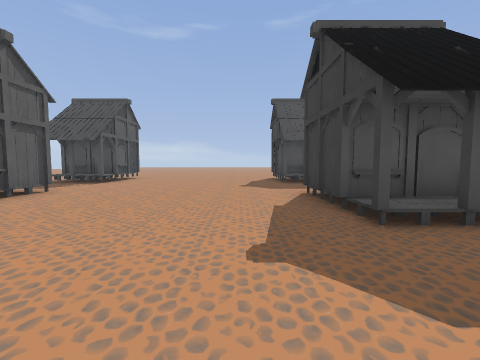
View 1 (above)

24 first-person views from a walk through a level from a Godot 3-D game. The camera is 1.4 m above the floor, tilts 4° down and sees 90° across. The floor is counted in squares, 2 m on a side. Each view is taken from the middle of a square. On the plan, view 1 faces up. The plan holds only what a view shows up to about 9 squares ahead; the rest is blank. The place goes on beyond the plan.

View 2
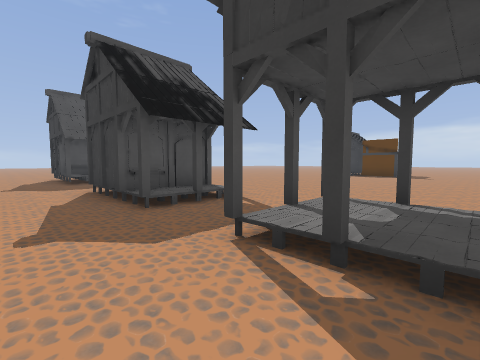

View 3
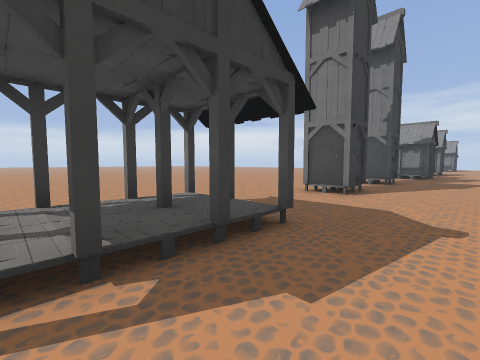

View 4
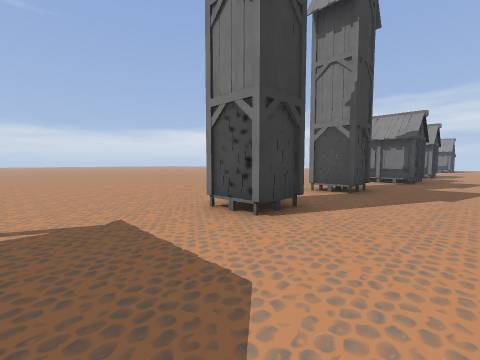

View 5
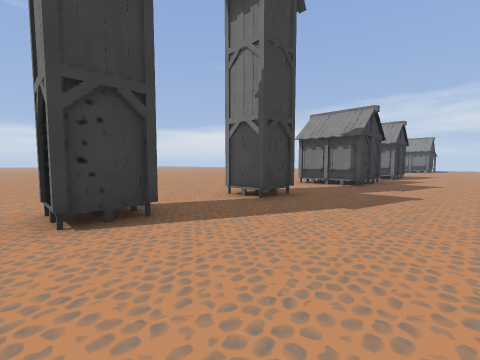

View 6
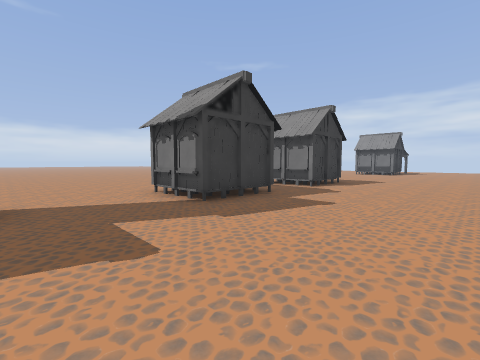

View 7
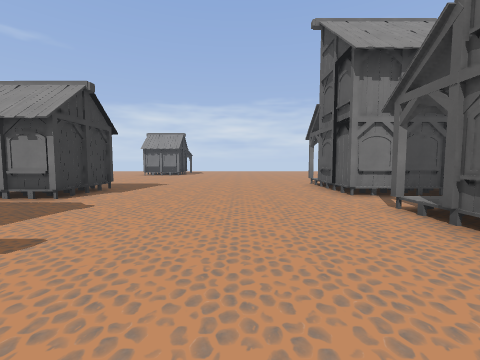

View 8
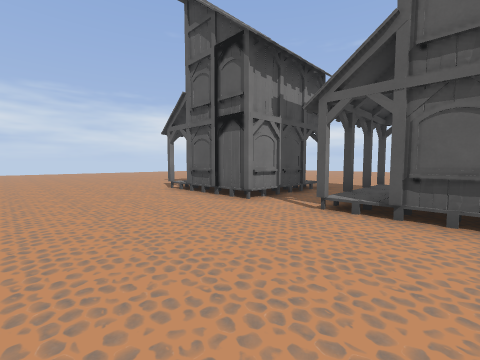

View 9
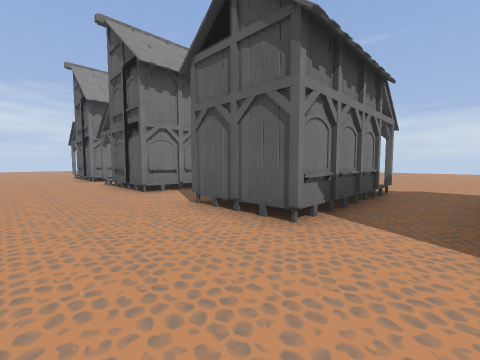

View 10
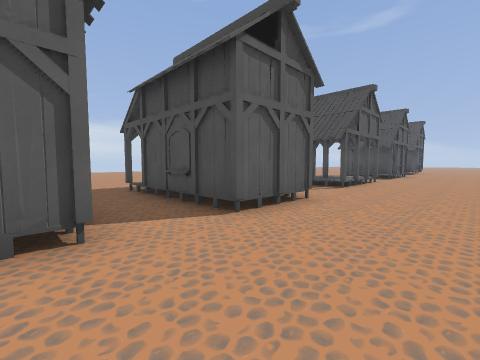

View 11
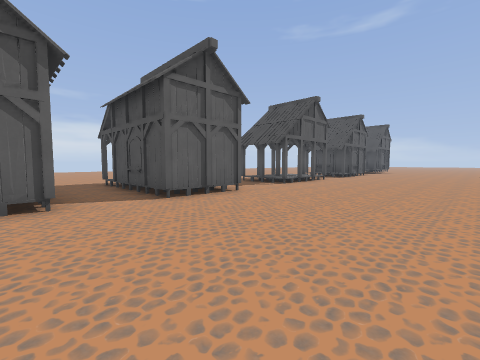

View 12
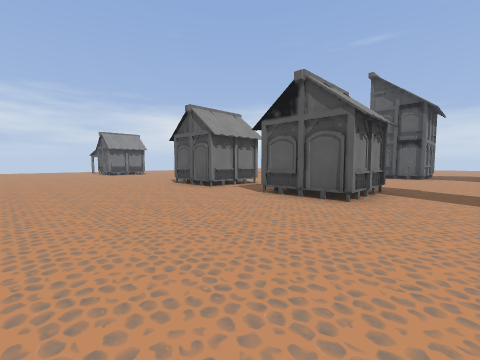

View 13
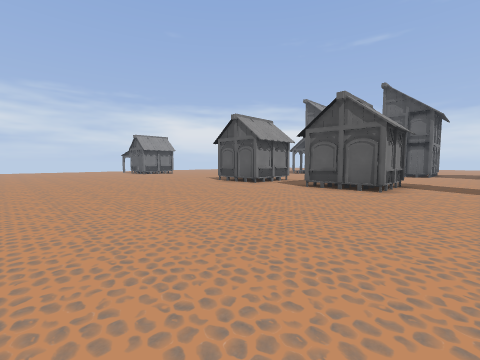

View 14
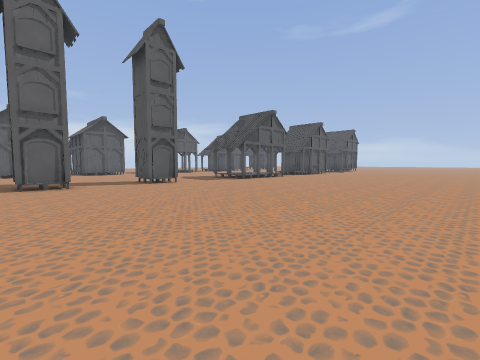

View 15
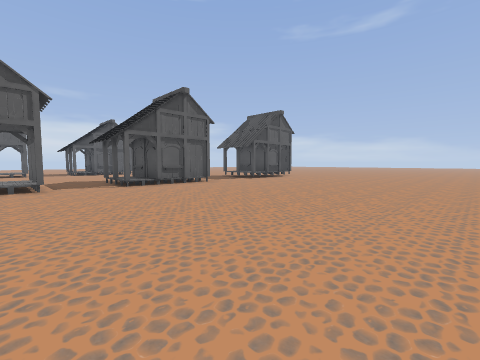

View 16
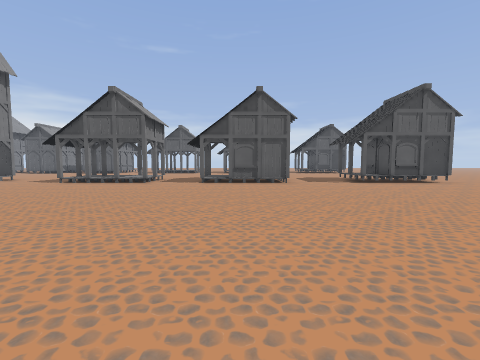

View 17
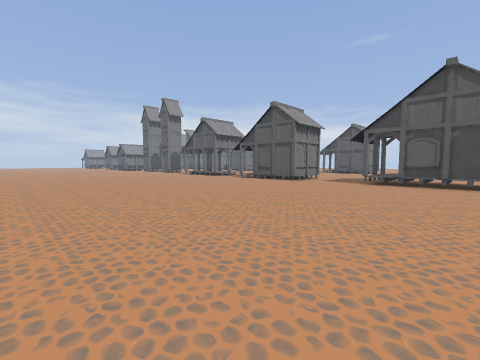

View 18
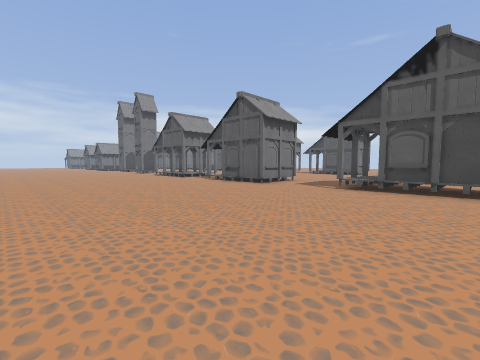

View 19
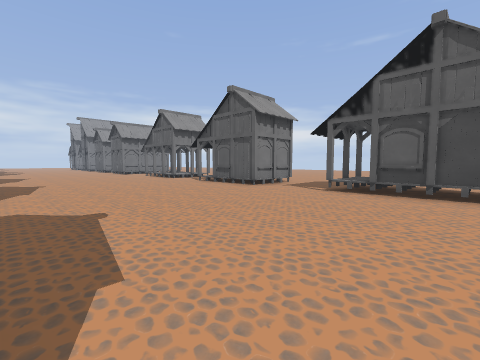

View 20
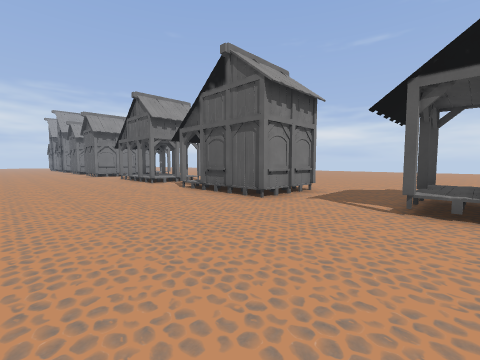

View 21
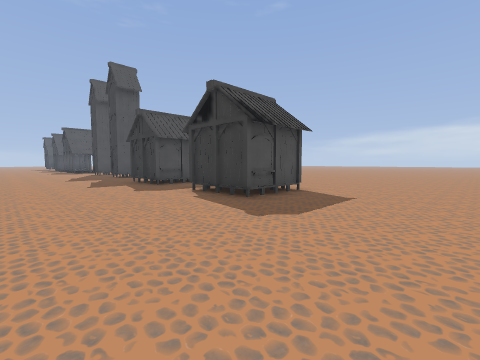

View 22
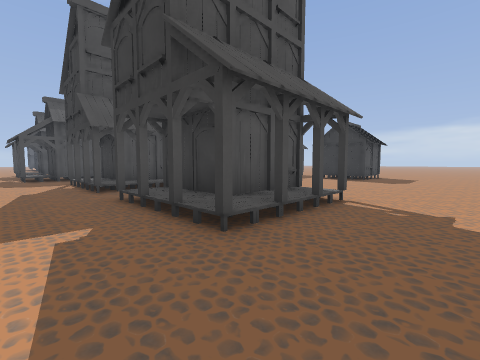

View 23
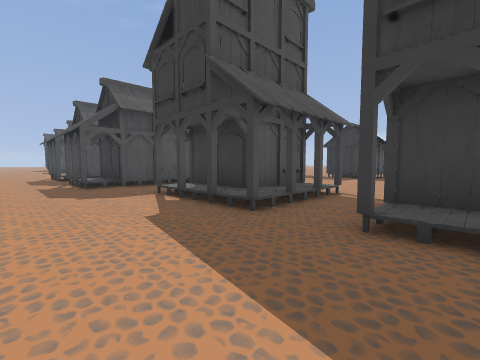

View 24
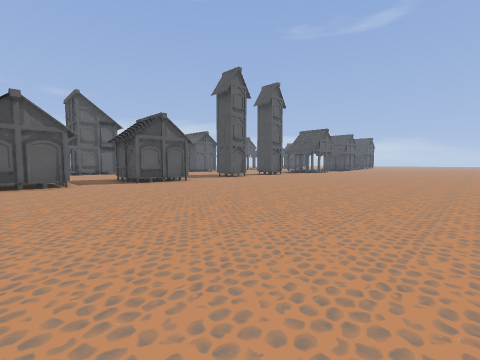

### Floor plan
Key: @ floor where view 1 was taken; # wall or solid block; x gap in a wall; . main floor; : floor 0.5 m higher than the main floor; ^ raised ledge.
Columns run from 14 left of view 1 to 12 right of it. Each row starts with its distance up from view 1.
 11          #...... #.........
 10         ##......##.........
  9  ...   ^^^......^^.........
  8  ...  .###......##.........
  7    ........................
  6    .....##.................
  5     .... #......##.........
  4          #......##.........
  3          #......##.........
  2          ..................
  1         ##......#x#........
  0          #....@.x:x........
 -1         ##......###........
 -2         ##......###.......
 -3         ...................
 -4          ..................
 -5          #................
 -6   .... ###.......#.........
 -7 ......x....................
 -8 ......x....................
 -9  .....####.......#.........
-10     ..####.................
-11     .... ..................
-12     .... ..................
-13     ...###......##.........
-14     ...###......##.........
-15     ...x::.................
-16     ...#xx.................
-17     ...x........##.........
-18     ...###......##.........
-19      ..###...............
-20      ..###...............
-21      ....................
-22      ....................

Where each view was taken, in squares from view 1:
view 1: 0 up, 0 right, facing up
view 2: 1 down, 0 right, facing up-right
view 3: 0 up, 0 right, facing down-right
view 4: 3 down, 0 right, facing down-right
view 5: 5 down, 1 left, facing down-right
view 6: 10 down, 2 left, facing down-right
view 7: 12 down, 2 left, facing down
view 8: 14 down, 1 left, facing down-left
view 9: 7 down, 2 left, facing down-left
view 10: 9 down, 2 left, facing up-left
view 11: 9 down, 0 right, facing up-left
view 12: 11 down, 8 right, facing down-left
view 13: 11 down, 10 right, facing down-left
view 14: 10 down, 11 right, facing up-left
view 15: 0 up, 11 right, facing up-left
view 16: 4 up, 12 right, facing left
view 17: 11 up, 12 right, facing down-left
view 18: 11 up, 10 right, facing down-left
view 19: 11 up, 1 right, facing down-left
view 20: 9 up, 1 left, facing down-left
view 21: 22 down, 2 left, facing up-right
view 22: 22 down, 9 left, facing up-right
view 23: 18 down, 10 left, facing up-right
view 24: 18 down, 12 right, facing up-left
